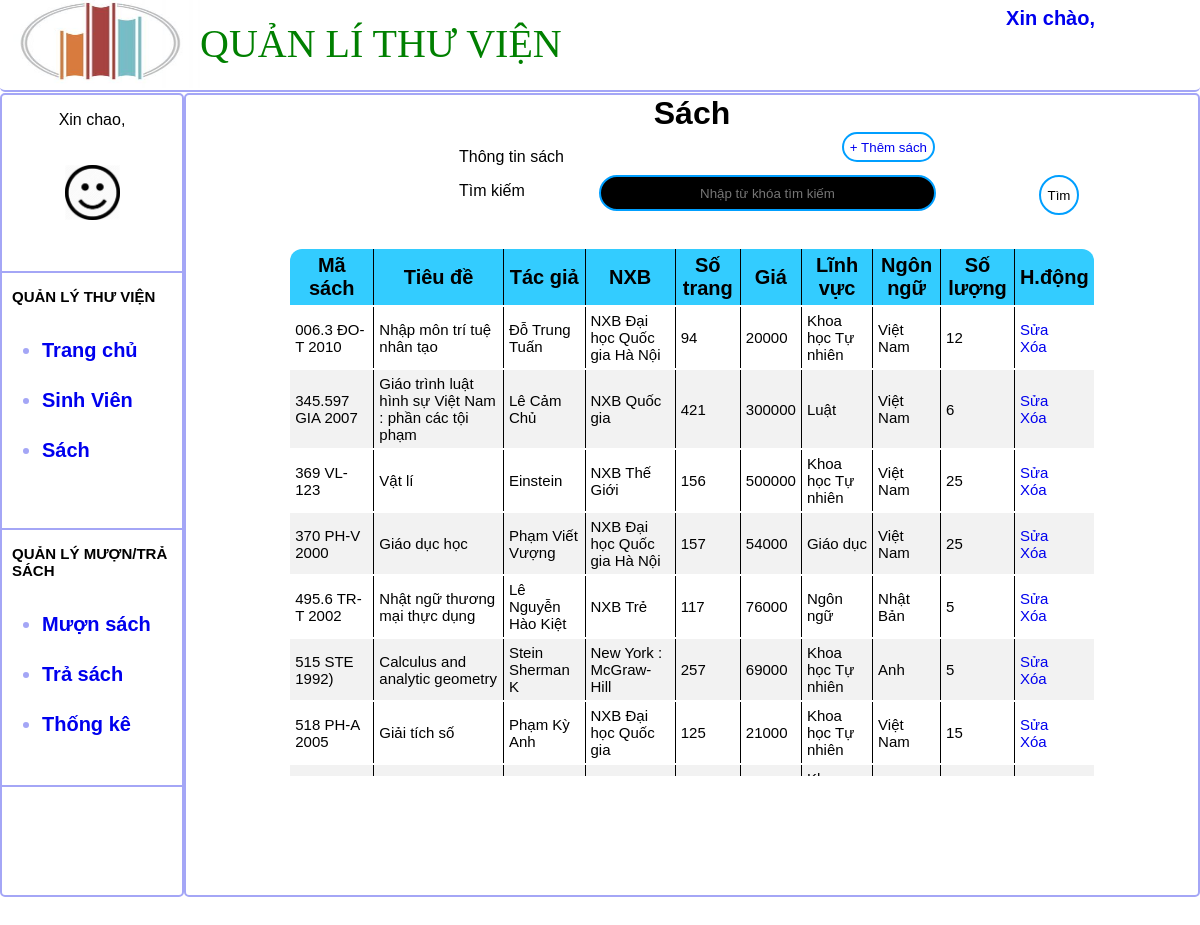
Screenshot of /book.php with the database file from the repository.
### tables this page shows
CREATE TABLE `book` (
  `idBook` varchar(18) NOT NULL,
  `title` varchar(250) NOT NULL,
  `author` varchar(250) NOT NULL,
  `publish` varchar(250) NOT NULL,
  `pages` int(4) NOT NULL,
  `cost` int(5) NOT NULL,
  `idCategory` int(2) NOT NULL,
  `idLanguage` int(4) NOT NULL,
  `copies` int(4) NOT NULL
);

CREATE TABLE `category` (
  `idCategory` int(2) NOT NULL,
  `nameCategory` varchar(250) NOT NULL
);

CREATE TABLE `lang` (
  `idLang` int(4) NOT NULL,
  `nameLang` varchar(100) NOT NULL
);

### book.php (the view, shortened to what this page needs)
<?php
$connect = mysqli_connect("localhost", "root", "", "libdb") or die('khong the ket noi');
mysqli_set_charset($connect,'UTF8');
if (isset($_POST['search'])) {
	$value = $_POST['value'];
	$query = "SELECT * FROM book WHERE CONCAT(`idBook`, `title`, `author`, `publish`, `pages`, `cost`, `idCategory`, `idLanguage`, `copies`) LIKE '%$value%'";
	$search_result = filterTable($query);
}
else {
	$query = "SELECT * FROM book";
	$search_result = filterTable($query);
}
function filterTable($query)
{
	$connect = mysqli_connect("localhost", "root", "", "libdb") or die('khong the ket noi');
	mysqli_set_charset($connect,'UTF8');
	$filter_Result = mysqli_query($connect, $query);
	return $filter_Result;
}
?>
<!DOCTYPE html>
<html>
<head>
	<link rel="stylesheet" type="text/css" href="./css/index.css">
	<link rel="stylesheet" type="text/css" href="./css/student.css">
</head>
<body>
	<div>
		<?php include("header.inc") ?>
		<div id="mainpage">
			<form action="book.php" method="POST">
				<div id="thongtin">
					<h1>Sách</h1>
					<button > <a href="./addB.php">+ Thêm sách</a> </button>
					<p id="po"> Thông tin sách </p>
					<p id="pi"> Tìm kiếm </p>
					<input type="submit" name="search" value="Tìm">
					<input type="text" name="value" placeholder="Nhập từ khóa tìm kiếm" >
				</div>
			</form>
			<div id="table">
				<table id="basictable" class="table">
					<thead>
						<tr>
							<th> Mã sách </th>
							<th> Tiêu đề</th>
							<th> Tác giả </th>
							<th> NXB </th>
							<th> Số trang </th>
							<th> Giá </th>
							<th> Lĩnh vực </th>
							<th> Ngôn ngữ </th>
							<th> Số lượng </th>
							<th> H.động </th>
						</tr>
					</thead>
					<tbody>
						<?php
						while($row = mysqli_fetch_assoc($search_result)):
							?>
							<tr>
								<td> <?php echo $row['idBook'] ?></td>
								<td>  <?php echo $row['title']; ?> </td>
								<td>  <?php echo $row['author']; ?> </td>
								<td>  <?php echo $row['publish'];  ?> </td>
								<td>  <?php echo $row['pages']; ?> </td>
								<td>  <?php echo $row['cost'];?> </td>
								<td> <?php
								$id_category = $row['idCategory'];
								$result_dp = mysqli_query($connect,"SELECT nameCategory FROM category WHERE idCategory = '$id_category'");
								$row1 = mysqli_fetch_assoc($result_dp);
								echo $row1['nameCategory'];
								?></td>
								<td> <?php
										$id_lang = $row['idLanguage'];
										$result_dp = mysqli_query($connect,"SELECT nameLang FROM lang WHERE idLang = '$id_lang'");
										$row1 = mysqli_fetch_assoc($result_dp);
										echo $row1['nameLang'];
								?></td>
								<td> <?php  echo $row['copies']; ?></td>
								<td>
									<a href="./editBook.php?editBook=<?php echo $row['idBook'] ?>" onclick="sua()" > Sửa </a><br>
									<a href="./book.php?rm=<?php echo $row['idBook'] ?>" onclick ="return confirm('Ban co muon xoa <?php echo $row['idBook'] ?> ? ');"> Xóa </a>
								</td>
							</tr>
						<?php endwhile; ?>
					</tbody>
				</table>
			</div>
		</div>
	</div>
</body>
</html>

### header.inc (shortened to what this page needs)
<div id="toppage">
			<img src="./logo.jpg">
			<label id="title"> QUẢN LÍ THƯ VIỆN </label>
			<div id="identiy">
				<nav>
				<ul style="list-style: none">
					<li>
						<a href="#"> Xin chào, <?php echo $name ?> </a>
					</li>
				</ul>
				</nav>
			 </div>
		</div>
		<div id="sidepage">
			<div id="sp_1">
				<p> Xin chao, <a href="./staff.php"><?php echo $name ?></a></p>
				<img src="smile.jpg">
			</div>
			<div id="sp_2">
				<p> QUẢN LÝ THƯ VIỆN <p>
					<ul style="line-height: 50px;color: #A4A6F6">
						<li>
							<a href="./home.php"> Trang chủ</a>
						</li>
						<li>
							<a href="./student.php"> Sinh Viên</a>
						</li>
						<li>
							<a href="./book.php"> Sách </a>
						</li>
					</ul>
			</div>
			<div id="sp_3">
				<p> QUẢN LÝ MƯỢN/TRẢ SÁCH <p>
					<ul style="line-height: 50px; color: #A4A6F6">
						<li>
							<a href="borrow_sv.php"> Mượn sách</a>
						</li>
						<li>
							<a href="return.php"> Trả sách </a>
						</li>
						<li>
							<a href="thongke.php"> Thống kê </a>
						</li>
					</ul>
			</div>
		</div>

### css/index.css (style rules this page uses)
body { margin: 0; font-family: Arial; }
a { text-decoration: none; }
#toppage { height: 90px; width: 100%; position: relative; border-radius: 5px; border-bottom: 2px solid #A4A6F6; margin-bottom: 1px; }
#sidepage { position: relative; width: 15%; height: 800px; border: 2px solid #A4A6F6; background-color: white; border-radius: 5px; float: left; }
#mainpage { position: relative; background-color: white; border: solid #A4A6F6 2px; width: calc(85% - 8px); height: 800px; float: left; border-radius: 5px; }
div img { width: 200px; height: 88px; }
#title { position: absolute; left: 200px; top: 20px; font-family: verdana; font-size: 40px; color: green; }
#identiy { font-weight: bold; font-size: 20px; position: absolute; color: black; top: -18px; right: 100px; padding: 5px; margin-bottom: 5px; }
#sp_1 { height: 20%; width: 100%; border-bottom: solid #A4A6F6 2px; text-align: center; }
#sp_2,#sp_3 { height: 30%; width: 100%; border-bottom: solid #A4A6F6 2px; font-weight: bold; font-size: 20px; }
#sp_2 p,#sp_3 p { position: relative; left: 10px; font-size: 15px; }
#sp_1 img { position: relative; top: 20px; width: 55px; height: 55px; }
nav ul li a { margin: 3px auto; }

### css/student.css (style rules this page uses)
table { width: 100%; font-size: 40px; text-align: center; border-collapse: collapse; color: black; font-size: 15px; text-align: left; border: 3px solid white; border-radius: 1em; margin: 0 auto; position: relative; top: 30px; overflow: hidden; }
#po { margin-left: 20px; }
#pi { margin-left: 20px; }
th ,td { border: 1px solid black; padding: 5px; border-bottom: 2px solid white; border-top: 1px solid #dee2e6; }
th { background-color: #33ccff; color: black; font-size: 20px; text-align: center; }
tr:nth-child(even) { background-color: #dddddd }
#thongtin { width: 50%; height: 30%; margin : 0px auto; position: relative; }
#table { width: 80%; height: 70%; position: relative; display: block; margin: 0px auto; overflow: auto; }
#thongtin h1 { margin:0; position: relative; text-align: center; display: block; }
#thongtin button { float: right; margin-right: 10px; height: 30px; background-color: white; border-radius: 40px; border: 2px solid #009FFF; }
#thongtin input[type="text"] { width: 65%; position: absolute; left: 160px; float: right; top: 80px; display: block; height: 30px; border: 2px solid #009FFF; border-radius: 25px; background-color: black; color: white; text-align: center; }
#thongtin input[type="submit"] { position: absolute; left: 600px; float: right; top: 80px; background-color: white; border-radius: 40px; width: 40px; height: 40px; border: 2px solid #009FFF; }
tr:nth-child(even) { background-color: #f2f2f2 }

### rows the page displays
book: idBook "006.3 ĐO-T 2010", title "Nhập môn trí tuệ nhân tạo", author "Đỗ Trung Tuấn", publish "NXB Đại học Quốc gia Hà Nội", pages "94", cost "20000", idCategory.nameCategory "Khoa học Tự nhiên", idLanguage.nameLang "Việt Nam", copies "12"
book: idBook "345.597 GIA 2007", title "Giáo trình luật hình sự Việt Nam : phần các tội phạm", author "Lê Cảm Chủ", publish "NXB Quốc gia", pages "421", cost "300000", idCategory.nameCategory "Luật", idLanguage.nameLang "Việt Nam", copies "6"
book: idBook "369 VL-123", title "Vật lí", author "Einstein", publish "NXB Thế Giới", pages "156", cost "500000", idCategory.nameCategory "Khoa học Tự nhiên", idLanguage.nameLang "Việt Nam", copies "25"
book: idBook "370 PH-V 2000", title "Giáo dục học", author "Phạm Viết Vượng", publish "NXB Đại học Quốc gia Hà Nội", pages "157", cost "54000", idCategory.nameCategory "Giáo dục", idLanguage.nameLang "Việt Nam", copies "25"
book: idBook "495.6 TR-T 2002", title "Nhật ngữ thương mại thực dụng", author "Lê Nguyễn Hào Kiệt", publish "NXB Trẻ", pages "117", cost "76000", idCategory.nameCategory "Ngôn ngữ", idLanguage.nameLang "Nhật Bản", copies "5"
book: idBook "515 STE 1992)", title "Calculus and analytic geometry", author "Stein Sherman K", publish "New York : McGraw-Hill", pages "257", cost "69000", idCategory.nameCategory "Khoa học Tự nhiên", idLanguage.nameLang "Anh", copies "5"
book: idBook "518 PH-A 2005", title "Giải tích số", author "Phạm Kỳ Anh", publish "NXB Đại học Quốc gia", pages "125", cost "21000", idCategory.nameCategory "Khoa học Tự nhiên", idLanguage.nameLang "Việt Nam", copies "15"
